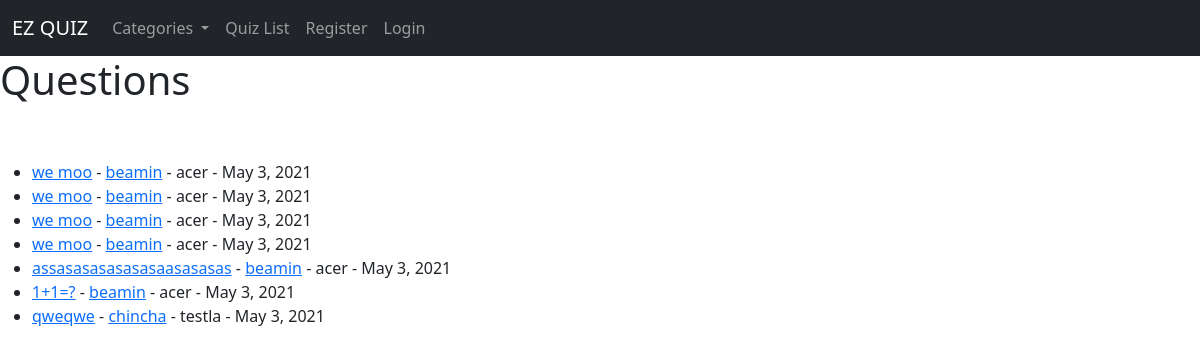
The page /question/list on the database as committed earlier.
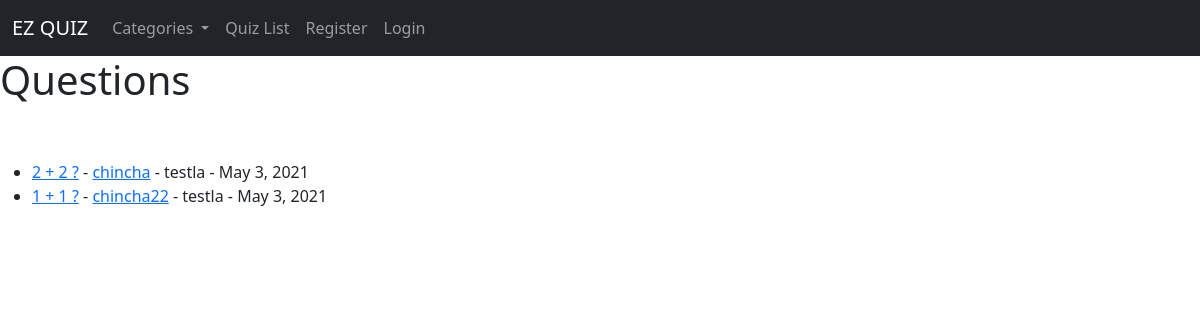
The same page on the database as committed later.
### questions/models.py (models this page shows, shortened)
class Question(models.Model):
    user = models.ForeignKey(User, null=True, on_delete=models.SET_NULL)
    date = models.DateField(auto_now_add=True)
    category = models.CharField(max_length= 255, default='')
    question = models.CharField(max_length=255)
    explanation = models.TextField(max_length= 2000, blank=True)
    quiz = models.ManyToManyField(Quiz, blank=True)
    answer_order = models.CharField(
        max_length=30, null=True, blank=True,
        choices=ANSWER_ORDER_OPTIONS,
        help_text="The order in which multichoice \
                        answer options are displayed \
                        to the user",
        verbose_name="Answer Order")
    class Meta:
        verbose_name = "Multiple Choice Question"
        verbose_name_plural = "Multiple Choice Questions"

### questions/views.py (the view)
# urls.py: path("question/list", All_question_view.as_view(), name='question-list'),
class All_question_view(ListView):
    model = Question
    template_name = 'questions/questionList.html'
    def get_context_data(self, *args, **kwargs):
        cat_menu = Category.objects.all()
        context = super(All_question_view, self).get_context_data(*args, **kwargs)
        context["cat_menu"] = cat_menu
        return context

### questions/models.py (called while the page is built)
    def __str__(self):
       return self.name

### questions/processor.py (called while the page is built)
def cats_renderer(request):
    return {
       'all_cats': Category.objects.all(),
    }

### templates/questions/questionList.html (shortened to what this page needs)
{% extends "base.html" %}
{% block content %}
<h1>Questions</h1>
<br><br/>
<ul>
{% for question in object_list %}
    <li><a href="{%url 'question-detail' question.pk %}">{{ question.question }}</a> - <a href="{%url 'category' question.category %}"> {{question.category}}</a> - {{ question.user }} - {{ question.date }}
{% endfor %}
</ul>
{% endblock %}

### templates/base.html (shortened to what this page needs)
<!doctype html>
<html lang="en">
{%block head%}
  <head>
    <link href="https://cdn.jsdelivr.net/npm/bootstrap@5.0.0-beta3/dist/css/bootstrap.min.css" rel="stylesheet">
  </head>
{%endblock%}
  <body>
    <nav class="navbar navbar-expand-lg navbar-dark bg-dark">
  <div class="container-fluid">
    <a class="navbar-brand" href="{% url 'home' %}">EZ QUIZ</a>
    <div class="collapse navbar-collapse" id="navbarSupportedContent">
      <ul class="navbar-nav me-auto mb-2 mb-lg-0">
       <li class="nav-item dropdown">
          <a class="nav-link dropdown-toggle" href="#" id="navbarDropdown" role="button" data-bs-toggle="dropdown" aria-expanded="false">
            Categories
          </a>
        </li>
        <li class="nav-item">
          <a class="nav-link" href="{%url 'question-list'%}">Quiz List</a>
        </li>
        {% if user.is_authenticated %}
        <li class="nav-item">
          <a class="nav-link" href="{%url 'question-create'%}">Add Quiz</a>
        </li>
        <li class="nav-item">
          <a class="nav-link" href="{%url 'category-create'%}">Add Category</a>
        </li>
        <li class="nav-item">
          <a class="nav-link" href="{%url 'exam'%}">Test</a>
        </li>
        <li class="nav-item">
          <a class="nav-link" href="{%url 'logout'%}">Logout</a>
        </li>
        {% else %}
        <li class="nav-item">
          <a class="nav-link" href="{%url 'register'%}">Register</a>
        </li>
        <li class="nav-item">
          <a class="nav-link" href="{%url 'login'%}">Login</a>
        </li>
        {% endif %}
      </ul>
    </div>
  </div>
</nav>
    {% block content%}{% endblock %}
  </body>
</html>

Rows that differ between the two databases and show on the page:
removed Question: question "we moo", category "beamin", user "acer", date "May 3, 2021"
removed Question: question "we moo", category "beamin", user "acer", date "May 3, 2021"
removed Question: question "we moo", category "beamin", user "acer", date "May 3, 2021"
removed Question: question "we moo", category "beamin", user "acer", date "May 3, 2021"
removed Question: question "assasasasasasasaasasasas", category "beamin", user "acer", date "May 3, 2021"
changed Question: question "1+1=?" → "2 + 2 ?"; category "beamin" → "chincha"; user "acer" → "testla"
changed Question: question "qweqwe" → "1 + 1 ?"; category "chincha" → "chincha22"
